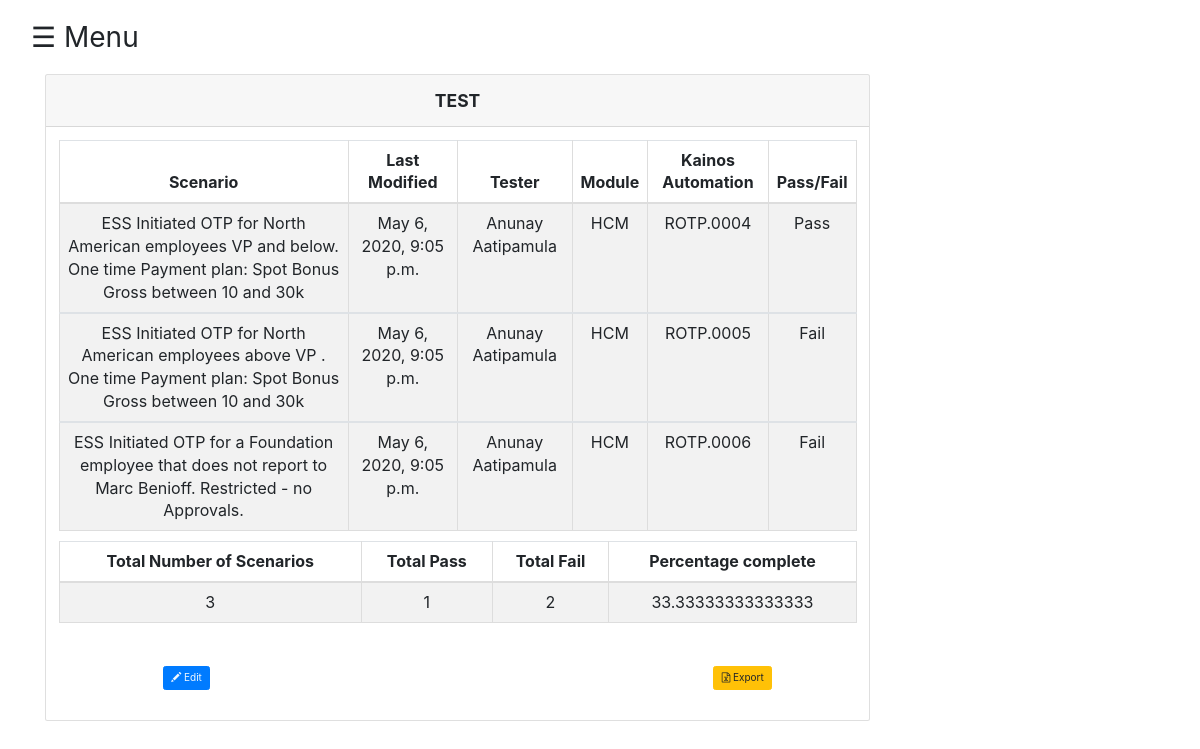
/browse/HCM/Test (signed in), run on the app's committed database.
### test_cases/models.py (models this page shows, shortened)
class Tracker(models.Model):
    choices =(("Pass","Pass"),("Fail","Fail"))
    name = models.CharField('Name',max_length=100,null=True)
    email = models.CharField('Email',max_length=100,null=True)
    module = models.CharField('Module',max_length=100,null=True)
    category = models.CharField('Category',max_length=100,null=True)
    scenario = models.CharField('Scenario',max_length = 1000,null=True)
    kainos_id = models.CharField("Kainos Automated TC ID",max_length = 200,null=True)
    last_modified = models.DateTimeField('Last Modified',null=True)
    result = models.CharField('Result',choices = choices,max_length=10,null=True)
    uuid = models.CharField('uuid',max_length = 1000,null=True) #models.ForeignKey(Session,on_delete=models.CASCADE)

### test_cases/views.py (the view)
# urls.py: path('browse/<str:module>/<str:category>', views.category, name='category'),
@permission_required('test_cases.can_view', login_url='/login/')
def category(request,module,category):
    if(request.method=="GET"):
        records = Tracker.objects.filter(module=module,category=category)
        pass1,fail,count,percent = 0,0,0,0
        for i in records:
            count+=1
            if(i.result == 'Pass'):
                pass1+=1
            else:
                fail+=1
        if(count>0):
            percent = (pass1/count)*100
        return render(request,'test_cases/category.html',{'records':records,'module':module,'category':category,'pass':pass1,'fail':fail,'count':count,'percent':percent})

### test_cases/templates/test_cases/category.html (shortened to what this page needs)
{% extends 'test_cases/base.html' %}
{% block content %}
<link rel="stylesheet" type="text/css" href="https://cdnjs.cloudflare.com/ajax/libs/TableExport/4.0.11/css/tableexport.min.css">
<div class="row">
  <div class="col-xs-9">
    <div class="card">
        <h3 class="card-header text-center font-weight-bold text-uppercase py-4">{{category}}</h3>
        <div class="card-body">
          <div id="table" class="table-editable">
              <table class="table table-bordered table-responsive-md table-striped text-center sortable" id="table" >
                        <thead>
                          <tr>
                            <th class="text-center">Scenario</th>
                            <th class="text-center">Last Modified</th>
                            <th class="text-center">Tester</th>
                            <th class="text-center">Module</th>
                            <th class="text-center">Kainos Automation</th>
                            <th class="text-center">Pass/Fail</th>
                          </tr>
                        </thead>
                    {% for row in records%}
                    <tbody>
                    <tr id="row">
                      <td class="pt-3-half" contenteditable="false" id="scenario{{ forloop.counter }}">{{row.scenario}}</td>
                        <td class="pt-3-half" contenteditable="false" id="last_modified{{ forloop.counter }}">{{row.last_modified}}</td>
                        <td class="pt-3-half" contenteditable="false" id="name{{ forloop.counter }}">{{row.name}}</td>
                        <td class="pt-3-half" contenteditable="false" id="last_modified{{ forloop.counter }}">{{row.module}}</td>
                        <td class="pt-3-half" contenteditable="false" id="kainos_id{{ forloop.counter }}">{{row.kainos_id}}</td>
                        <td class="pt-3-half" contenteditable="false" id="last_modified{{ forloop.counter }}">{{row.result}}</td>
                      </tr>
                      {% endfor %}
                    </tbody>
                    <div class = "container-fluid">
                      <table class="table table-bordered table-responsive-md table-striped text-center sortable" id="table" >
                        <thead>
                          <tr>
                            <th class="text-center">Total Number of Scenarios</th>
                            <th class="text-center">Total Pass</th>
                            <th class="text-center">Total Fail</th>
                            <th class="text-center">Percentage complete</th>
                        </tr>
                        </thead>
                        <tr id="row">
                                <td class="pt-3-half" contenteditable="false" id="name{{ forloop.counter }}">{{count}}</td>
                                <td class="pt-3-half" contenteditable="false" id="last_modified{{ forloop.counter }}">{{pass}}</td>
                                <td class="pt-3-half" contenteditable="false" id="kainos_id{{ forloop.counter }}">{{fail}}</td>
                                <td class="pt-3-half" contenteditable="false" id="last_modified{{ forloop.counter }}">{{percent}}</td>
                        </tr>
                  </table>
                    </div>
                </table>
          </div>
                        <div class="form-group" style="text-align: center;">
                            <button type="button" style="margin-right: 500px;" class="btn btn-primary space-margin">
                              <a href="{% url 'myapp:edit_category' module=module category=category %}" style="color: aliceblue;"><span class="glyphicon glyphicon-pencil"></span> Edit </a>
                            </button>
                            <button href="#" class="btn btn-warning" data-toggle="modal" data-target="#exportModal">
                              <i class="fa fa-file-excel-o" aria-hidden="true"></i> Export</button>
                          </div>
          </div>
        </div>
      </div>
      </div>
</div>
{% endblock %}

### test_cases/templates/test_cases/base.html (style rules this page uses)
.space-margin { margin: 20px; }

### data on the page
Tracker: scenario "ESS Initiated OTP for North American employees VP and below. One time Payment plan: Spot Bonus Gross between 10 and 30k", last_modified "May 6, 2020, 9:05 p.m.", name "Anunay Aatipamula", module "HCM", kainos_id "ROTP.0004", result "Pass"
Tracker: scenario "ESS Initiated OTP for North American employees above VP . One time Payment plan: Spot Bonus Gross between 10 and 30k", last_modified "May 6, 2020, 9:05 p.m.", name "Anunay Aatipamula", module "HCM", kainos_id "ROTP.0005", result "Fail"
Tracker: scenario "ESS Initiated OTP for a Foundation employee that does not report to Marc Benioff. Restricted - no Approvals.", last_modified "May 6, 2020, 9:05 p.m.", name "Anunay Aatipamula", module "HCM", kainos_id "ROTP.0006", result "Fail"

### other printed values
{{ category }} "TEST"
{{ count }} "3"
{{ pass }} "1"
{{ fail }} "2"
{{ percent }} "33.33333333333333"
